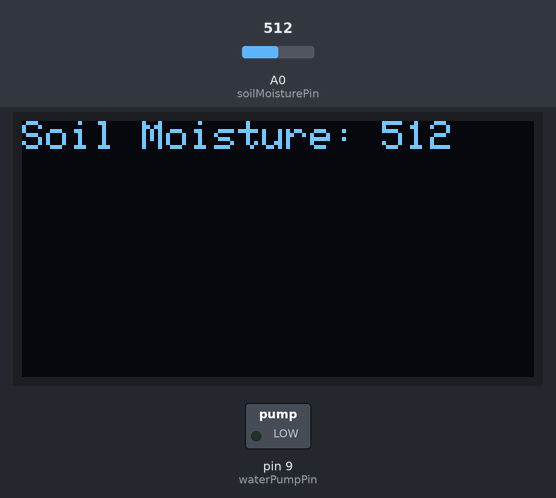
Bench run of a sketch on a simulated Arduino Uno, built with avr-gcc and run on an emulated ATmega328P. Parts: 128×64 one-colour display, switched loads named in the sketch (green lamp = pin HIGH). The inputs (shaded band) are chosen by the test bench; at power-on: A0 (soilMoisturePin) = 512. The display library's start-up logo is not drawn.

Above: at 0.8 s.
0.9 s: A0 (soilMoisturePin) set to 490
At 1.5 s:
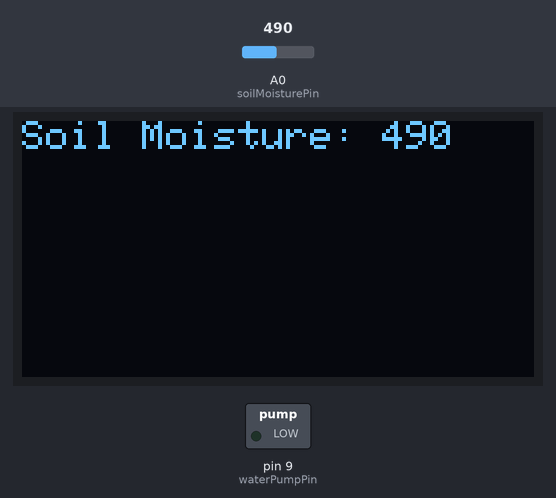
2.6 s: A0 (soilMoisturePin) set to 510
At 4.3 s:
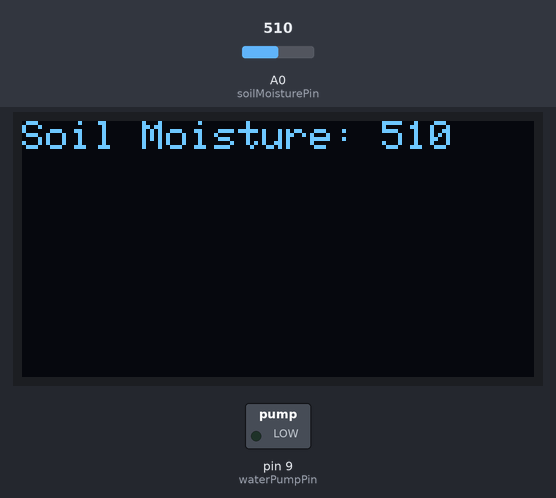
4.6 s: A0 (soilMoisturePin) set to 306
At 6.1 s:
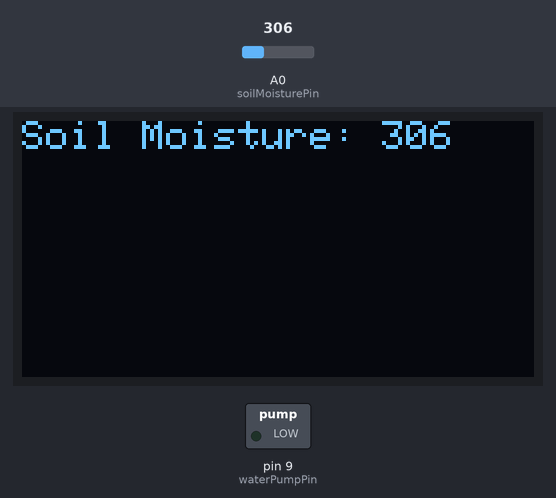
Timing chart, 0 to 7.6 s (numbered marks = the images above; inputs shaded):
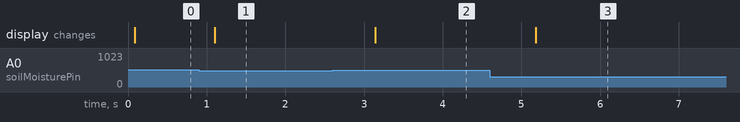

Measured:
- after the input at 0.9 s, the display: changes after 0.21 s (image 1)
- after the input at 2.6 s, the display: changes after 0.54 s (image 2)
- after the input at 4.6 s, the display: changes after 0.58 s (image 3)

The sketch:

V1.0.0.ino
```cpp
#include <Arduino_FreeRTOS.h>
#include <semphr.h>
#include <Adafruit_SSD1306.h> // Instal library OLED dari Arduino Library Manager
#include <Adafruit_GFX.h> // Dependensi dari library OLED

SemaphoreHandle_t mutex_v;
SemaphoreHandle_t soilMoistureSemaphore;
TaskHandle_t HandleMoisture;
TaskHandle_t HandleWaterPump;
TaskHandle_t HandleOLED;

#define SCREEN_WIDTH 128
#define SCREEN_HEIGHT 64
#define OLED_RESET    -1
Adafruit_SSD1306 display(SCREEN_WIDTH, SCREEN_HEIGHT, &Wire, OLED_RESET);

const int soilMoisturePin = A0;
const int waterPumpPin = 9;

void TaskMoisture(void *pvParameters);
void TaskWaterPump(void *pvParameters);
void TaskOLED(void *pvParameters);

void setup() {
  Serial.begin(9600);
  display.begin(SSD1306_SWITCHCAPVCC, 0x3D); // Inisialisasi OLED

  mutex_v = xSemaphoreCreateMutex();
  soilMoistureSemaphore = xSemaphoreCreateBinary();

  if (mutex_v == NULL || soilMoistureSemaphore == NULL) {
    Serial.println("Semaphore creation failed.");
  }

  xTaskCreate(TaskMoisture, "Moisture", 128, NULL, 2, &HandleMoisture);
  xTaskCreate(TaskWaterPump, "WaterPump", 128, NULL, 1, &HandleWaterPump);
  xTaskCreate(TaskOLED, "OLED", 128, NULL, 1, &HandleOLED);

  pinMode(waterPumpPin, OUTPUT);
  digitalWrite(waterPumpPin, LOW);
  vTaskStartScheduler();
}

void loop() {}

void TaskMoisture(void *pvParameters) {
  (void)pvParameters;
  while (1) {
    int moistureLevel = analogRead(soilMoisturePin);
    if (moistureLevel < 500) {
      xSemaphoreGive(soilMoistureSemaphore); // Aktifkan semaphore jika kelembaban kurang dari ambang tertentu
    } else {
      xSemaphoreTake(soilMoistureSemaphore, portMAX_DELAY); // Tunggu semaphore jika kelembaban mencukupi
    }
    vTaskDelay(1000 / portTICK_PERIOD_MS);
  }
}

void TaskWaterPump(void *pvParameters) {
  (void)pvParameters;
  while (1) {
    if (xSemaphoreTake(soilMoistureSemaphore, portMAX_DELAY) == pdTRUE) {
      xSemaphoreTake(mutex_v, portMAX_DELAY);
      digitalWrite(waterPumpPin, HIGH); // Nyalakan water pump
      vTaskDelay(5000 / portTICK_PERIOD_MS); // Pompa air selama 5 detik
      digitalWrite(waterPumpPin, LOW); // Matikan water pump
      xSemaphoreGive(mutex_v);
    }
  }
}

void TaskOLED(void *pvParameters) {
  (void)pvParameters;
  display.display(); // Inisialisasi tampilan OLED
  display.clearDisplay();
  display.setTextSize(1);
  display.setTextColor(SSD1306_WHITE);

  while (1) {
    display.clearDisplay();
    display.setCursor(0, 0);
    display.print("Soil Moisture: ");
    int moistureLevel = analogRead(soilMoisturePin);
    display.print(moistureLevel);

    display.display();
    vTaskDelay(1000 / portTICK_PERIOD_MS);
  }
}
```
